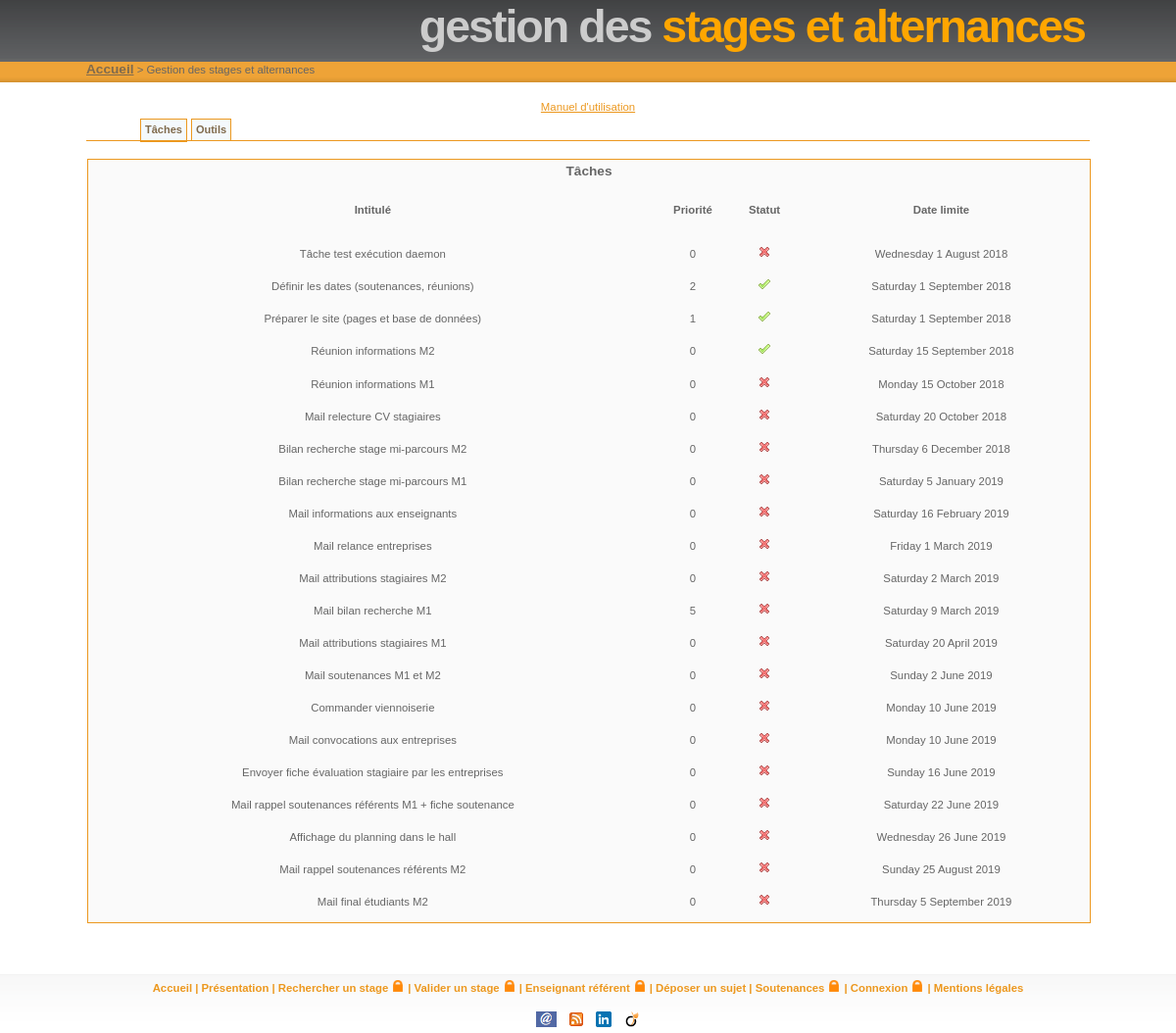
The page /gestion/index.php on the database its author committed.
### tables this page shows
CREATE TABLE IF NOT EXISTS `taches` (
  `idtache` INT(10) NOT NULL AUTO_INCREMENT,
  `intitule` VARCHAR(100) CHARACTER SET 'utf8' NOT NULL,
  `statut` VARCHAR(20) CHARACTER SET 'utf8' NOT NULL DEFAULT 'Pas fait',
  `priorite` MEDIUMINT(9) NOT NULL DEFAULT '0',
  `datelimite` DATE NOT NULL,
  PRIMARY KEY (`idtache`));

### gestion/index.php (called while the page is built, shortened)
<?php
include_once("../classes/bdd/connec.inc");
Gestion_IHM::afficherMenuGestion();
?>

### classes/bdd/connec.inc (called while the page is built, shortened)
<?php
$tab21 = 'taches';
?>

### classes/bdd/Tache_BDD.php (called while the page is built, shortened)
<?php
class Tache_BDD {
    public static function getTaches() {
	global $db;
	global $tab21;
	$sql = "SELECT * FROM $tab21 ORDER BY datelimite ASC, priorite DESC";
	$result = $db->query($sql);
	$tabTache = array();
	if ($result) {
	    while ($tache = $result->fetch_array()) {
		$tab = array();
		array_push($tab, $tache["idtache"]);
		array_push($tab, $tache["intitule"]);
		array_push($tab, $tache["statut"]);
		array_push($tab, $tache["priorite"]);
		array_push($tab, $tache["datelimite"]);
		array_push($tabTache, $tab);
	    }
	}
	return $tabTache;
    }
}
?>

### classes/moteur/Tache.php (called while the page is built, shortened)
<?php
class Tache {
    var $intitule;
    var $statut;
    var $priorite;
    var $datelimite;
    public function __construct($identifiant_BDD, $intitule, $statut, $priorite, $datelimite) {
	$this->intitule = $intitule;
	$this->statut = $statut;
	$this->priorite = $priorite;
	$this->datelimite = $datelimite;
    }
    public function getIntitule() {
	return $this->intitule;
    }
    public function getStatut() {
	return $this->statut;
    }
    public function getPriorite() {
	return $this->priorite;
    }
    public function getDateLimite() {
	return $this->datelimite;
    }
    public static function listerTaches() {
	$tabOTache = array();
	foreach (Tache_BDD::getTaches() as $sTache)
	    array_push($tabOTache, new Tache($sTache[0], $sTache[1],
					     $sTache[2], $sTache[3],
					     $sTache[4]));
	return $tabOTache;
    }
}
?>

### classes/ihm/Gestion_IHM.php (the view, shortened to what this page needs)
<?php
class Gestion_IHM {
    public static function afficherMenuGestion() {
	?>
	<center><a href="./manuel/manuel.php">Manuel d'utilisation</a></center>
	<div id="menuGestion">
	    <ul id="ongletsGestion">
		<li id="li_onglet1" class="active"><a href="#" onclick="cacheOuMontre('onglet1')"> Tâches </a></li>
		<li id="li_onglet2"><a href="#" onclick="cacheOuMontre('onglet2')"> Outils </a></li>
	    </ul>
	</div>
	<br/>
	<div id="onglet1">
	    <table id="menuBdd">
		<tr>
		    <td id="titreMenuBdd">
			Tâches
		    </td>
		</tr>
		<tr><td>&nbsp;</td></tr>
		<tr>
		    <td align="center">
			<table>
			    <tr>
				<th>Intitulé</th>
				<th>Priorité</th>
				<th>Statut</th>
				<th>Date limite</th>
			    </tr>
			    <td>&nbsp;</td>
			    <?php
			    foreach (Tache::listerTaches() as $oTache) {
				switch ($oTache->getStatut()) {
				    case 'Finie' : $sStatut = "<img alt='Tâche finie' src='../images/action_check.png'/>";
					break;
				    default : $sStatut = "<img alt='Tâche pas faite' src='../images/action_delete.png'/>";
				}
				$sDateLimite = strftime('%A %e %B %Y', strtotime($oTache->getDateLimite()));
				$sTache = "<td align=center>" . $oTache->getIntitule() . "</td><td align=center>" . $oTache->getPriorite() . "</td><td align=center>$sStatut</td><td align=center>$sDateLimite</td>";
				printf("<tr>%s</tr>", $sTache);
			    }
			    ?>
			</table>
		    </td>
		</tr>
	    </table>
	</div>
	<br/>
	<?php
    }
}

### classes/ihm/Orange.css (style rules this page uses)
* { margin: 0; padding: 0; }
html { height: 100%; }
body { height: 100%; margin: 0; padding: 0; font: 71%/1.5em Verdana, 'Trebuchet MS', Arial, Sans-serif; background: url(../../images/headerbg.png) repeat-x; color: #666666; text-align: center; }
a { color: #EC981F; }
ul, ol { margin: 10px 20px; padding: 0 5px; }
li { color: #666666; }
img { margin: 5px; border: 0; }
table { width: 100%; }
#menuBdd { background: #FAFAFA; border: 1px solid #EC981F; padding: 1px; margin: 1px; }
#titreMenuBdd { font-weight: bold; font-size: 1.2em; text-align: center; }
#ongletsGestion { position : absolute; border : 1px solid transparent; padding : 0; font : bold 11px Tahoma, Sans-serif; list-style-type : none; left : 50%; margin-top : 0; width : 430px; margin-left : -460px; }
#ongletsGestion li { float : left; height : 21px; background-color: #F4F9FD; margin : 2px 2px 0 2px !important; border : 1px solid #EC981F; }
#ongletsGestion li.active { border-bottom: 2px solid #EC981F; background-color: #F4F9FD; }
#ongletsGestion a { display : block; color : #806B4D; text-decoration : none; padding : 4px; }
#menuGestion { border-bottom : 1px solid #EC981F; padding-bottom : 25px; }

### rows shown on the page
taches: intitule "Tâche test exécution daemon", priorite "0", datelimite "Wednesday 1 August 2018"
taches: intitule "Définir les dates (soutenances, réunions)", priorite "2", datelimite "Saturday 1 September 2018"
taches: intitule "Préparer le site (pages et base de données)", priorite "1", datelimite "Saturday 1 September 2018"
taches: intitule "Réunion informations M2", priorite "0", datelimite "Saturday 15 September 2018"
taches: intitule "Réunion informations M1", priorite "0", datelimite "Monday 15 October 2018"
taches: intitule "Mail relecture CV stagiaires", priorite "0", datelimite "Saturday 20 October 2018"
taches: intitule "Bilan recherche stage mi-parcours M2", priorite "0", datelimite "Thursday 6 December 2018"
taches: intitule "Bilan recherche stage mi-parcours M1", priorite "0", datelimite "Saturday 5 January 2019"
taches: intitule "Mail informations aux enseignants", priorite "0", datelimite "Saturday 16 February 2019"
taches: intitule "Mail relance entreprises", priorite "0", datelimite "Friday 1 March 2019"
taches: intitule "Mail attributions stagiaires M2", priorite "0", datelimite "Saturday 2 March 2019"
taches: intitule "Mail bilan recherche M1", priorite "5", datelimite "Saturday 9 March 2019"
taches: intitule "Mail attributions stagiaires M1", priorite "0", datelimite "Saturday 20 April 2019"
taches: intitule "Mail soutenances M1 et M2", priorite "0", datelimite "Sunday 2 June 2019"
taches: intitule "Commander viennoiserie", priorite "0", datelimite "Monday 10 June 2019"
taches: intitule "Mail convocations aux entreprises", priorite "0", datelimite "Monday 10 June 2019"
taches: intitule "Envoyer fiche évaluation stagiaire par les entreprises", priorite "0", datelimite "Sunday 16 June 2019"
taches: intitule "Mail rappel soutenances référents M1 + fiche soutenance", priorite "0", datelimite "Saturday 22 June 2019"
taches: intitule "Affichage du planning dans le hall", priorite "0", datelimite "Wednesday 26 June 2019"
taches: intitule "Mail rappel soutenances référents M2", priorite "0", datelimite "Sunday 25 August 2019"
taches: intitule "Mail final étudiants M2", priorite "0", datelimite "Thursday 5 September 2019"

### other values the page prints
$titreGris "gestion des"
$titreOrange "stages et alternances"
$liens[$i][1] "Accueil"
$titreGris "Gestion des"
